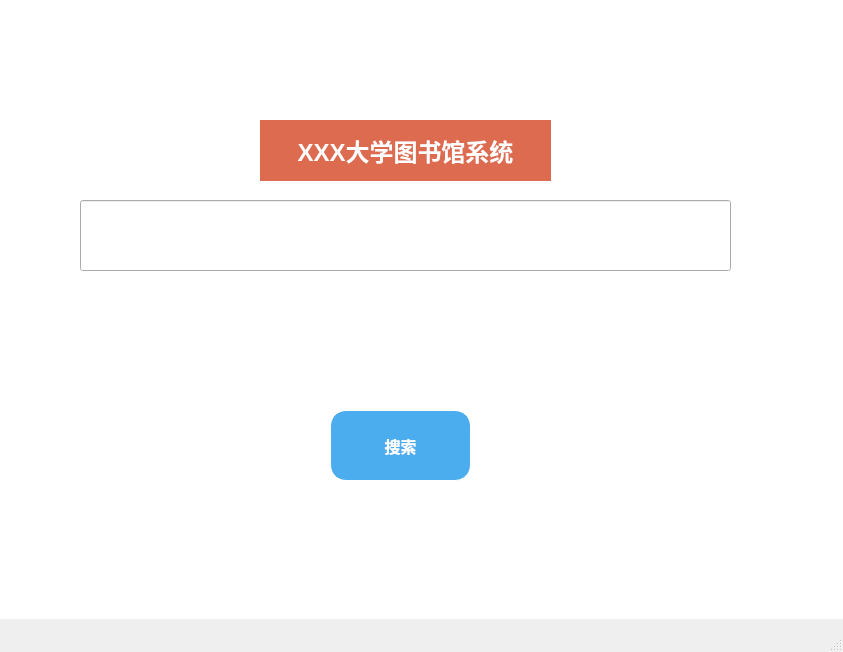
<?xml version="1.0" encoding="UTF-8"?>
<ui version="4.0">
 <class>DistributedDatabase</class>
 <widget class="QMainWindow" name="DistributedDatabase">
  <property name="windowModality">
   <enum>Qt::WindowModal</enum>
  </property>
  <property name="geometry">
   <rect>
    <x>0</x>
    <y>0</y>
    <width>843</width>
    <height>652</height>
   </rect>
  </property>
  <property name="font">
   <font>
    <pointsize>18</pointsize>
   </font>
  </property>
  <property name="windowTitle">
   <string>MainWindow</string>
  </property>
  <widget class="QWidget" name="centralwidget">
   <widget class="QLineEdit" name="contentlineedit">
    <property name="geometry">
     <rect>
      <x>80</x>
      <y>200</y>
      <width>651</width>
      <height>71</height>
     </rect>
    </property>
    <property name="font">
     <font>
      <pointsize>18</pointsize>
     </font>
    </property>
   </widget>
   <widget class="QLabel" name="label">
    <property name="geometry">
     <rect>
      <x>260</x>
      <y>120</y>
      <width>291</width>
      <height>61</height>
     </rect>
    </property>
    <property name="font">
     <font>
      <pointsize>18</pointsize>
      <weight>75</weight>
      <bold>true</bold>
     </font>
    </property>
    <property name="styleSheet">
     <string notr="true">color: rgb(255, 255, 255);
background-color: rgb(221, 107, 079);</string>
    </property>
    <property name="text">
     <string>XXX大学图书馆系统</string>
    </property>
    <property name="alignment">
     <set>Qt::AlignCenter</set>
    </property>
   </widget>
   <widget class="QPushButton" name="pushButton">
    <property name="geometry">
     <rect>
      <x>330</x>
      <y>410</y>
      <width>141</width>
      <height>71</height>
     </rect>
    </property>
    <property name="styleSheet">
     <string notr="true">background-color: rgb(75, 173, 238);
border-style: outset;
border-width: 1px;
border-radius:16px;
font: bold 16px;
min-width:2em;
color:white;</string>
    </property>
    <property name="text">
     <string>搜索</string>
    </property>
    <property name="class" stdset="0">
     <string>black</string>
    </property>
   </widget>
   <widget class="QListView" name="listView">
    <property name="geometry">
     <rect>
      <x>-5</x>
      <y>-9</y>
      <width>851</width>
      <height>631</height>
     </rect>
    </property>
    <property name="styleSheet">
     <string notr="true">background-image: url(:/newPrefix/lib1.jpg);</string>
    </property>
   </widget>
   <zorder>listView</zorder>
   <zorder>contentlineedit</zorder>
   <zorder>label</zorder>
   <zorder>pushButton</zorder>
  </widget>
  <widget class="QMenuBar" name="menubar">
   <property name="geometry">
    <rect>
     <x>0</x>
     <y>0</y>
     <width>843</width>
     <height>26</height>
    </rect>
   </property>
  </widget>
  <widget class="QStatusBar" name="statusbar"/>
 </widget>
 <resources>
  <include location="images.qrc"/>
 </resources>
 <connections/>
</ui>
